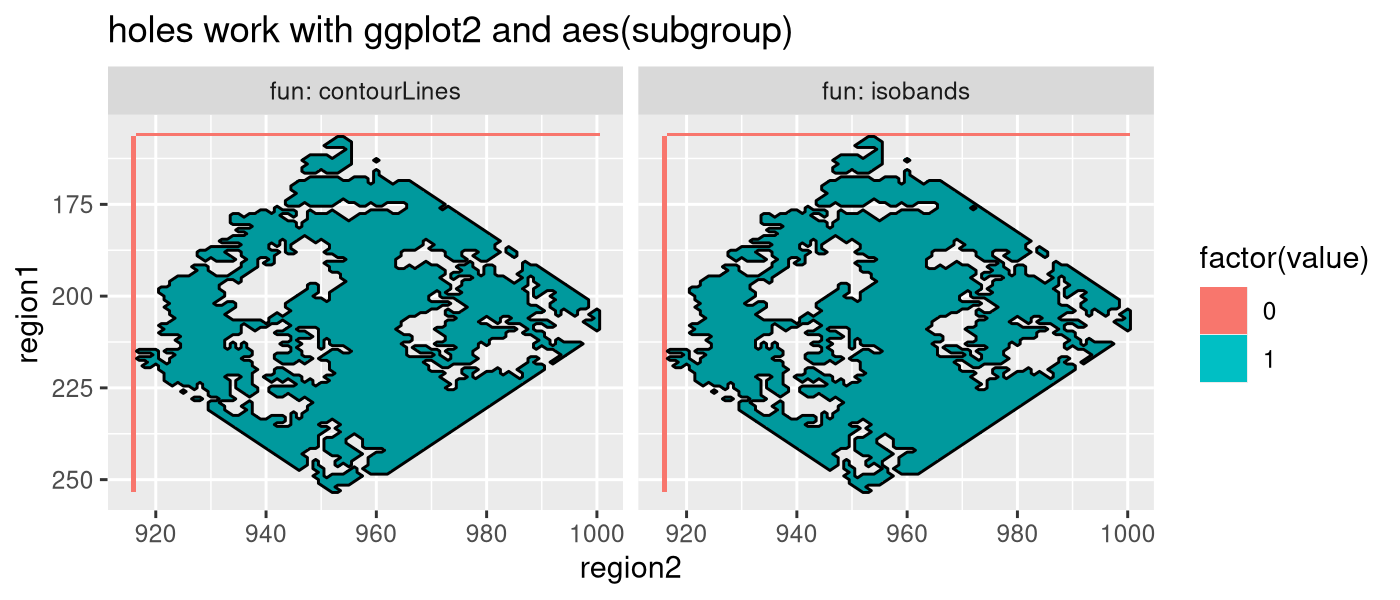

R code for this plot:
library(data.table)
rmax <- 1000
pixel_dt <- fread("hicream_chr1_50000.tsv")[, let(
  Cluster=factor(clust),
  neg.log10.p = -log10(p.value)
)][
  region1<=rmax & region2<=rmax
]
library(ggplot2)

r1r2_xy_mat <- rbind(
  c(0.5, -0.5),
  c(0.5, 0.5))
set_xy <- function(DT, prefix){
  geti <- function(i)DT[[paste0(prefix,i)]]
  DT[, paste0(
    prefix, "_", c("x","y")
  ) := as.data.table(
    cbind(geti(1), geti(2)) %*% r1r2_xy_mat
  )][]
}
set_xy(pixel_dt, "region")

myround <- function(x, bin_size=1, offset=0)round((x+offset)/bin_size)*bin_size
off_list <- list(x=20, y=-24)
for(xy in names(off_list)){
  round_fun <- function(rxy)myround(rxy, 50, off_list[[xy]])
  pixel_dt[, paste0("round_region_",xy) := round_fun(get(paste0("region_",xy)))]
}
add_round_regions <- function(DT)DT[
, round_regions := paste0(round_region_x,",",round_region_y)
][]
add_round_regions(pixel_dt)

show_rr <- "600,350"
show_Cluster <- 73
DT <- pixel_dt[Cluster==show_Cluster & round_regions==show_rr]
dcast_input <- rbind(
  DT[, .(
    region1=seq(min(region1), max(region1)),
    region2=min(region2)-1L,
    value=0
  )],
  DT[, .(
    region1=min(region1)-1L,
    region2=seq(min(region2), max(region2)),
    value=0
  )],
  DT[, .(region1, region2, value=1)])
ggplot()+
  geom_tile(aes(
    region1, region2, fill=factor(value)),
    data=dcast_input)

wide <- dcast(dcast_input, region1 ~ region2, fill=0)
m <- as.matrix(wide[,-1])
isoband::plot_iso(m, 0.5, 1.5)

clust_id_mat <- cbind(rbind(m, 0), 0)
clust_id_dt <- data.table(
  row=as.integer(row(clust_id_mat)),
  col=as.integer(col(clust_id_mat)),
  value=as.numeric(clust_id_mat))
ggplot()+
  theme_bw()+
  geom_tile(aes(
    col, row, fill=factor(value)),
    data=clust_id_dt)+
  scale_y_reverse()+
  coord_equal()+
  scale_fill_manual(values=c(
    "1"="grey50",
    "0"="white"))

exp_one <- function(x)c(x, max(x)+1)
path_list <- contourLines(
  exp_one(wide$region),
  exp_one(as.integer(colnames(m))),
  clust_id_mat, levels=0.5)
band_list <- isoband::isobands(
  exp_one(as.integer(colnames(m))),
  exp_one(wide$region), clust_id_mat, 0.5, 1.5)
xy <- c('x','y')
out_list <- list(
  contourLines=data.table(id=seq_along(path_list))[
  , path_list[[id]][xy]
  , by=id],
  isobands=with(band_list[[1L]], data.table(id, x=y, y=x)))
circ_diff_vec <- function(z)diff(c(z,z[1]))
circ_diff_dt <- function(DT, XY)DT[
, paste0("d",XY) := lapply(.SD, circ_diff_vec), .SDcols=XY]
out_dt_list <- list()
for(fun in names(out_list)){
  out <- out_list[[fun]]
  for(XY in list(xy, paste0("d",xy))){
    circ_diff_dt(out, XY)
  }
  out_dt_list[[fun]] <- out[
  , both_zero := ddx==0 & ddy==0
  ][!c(both_zero[.N], both_zero[-.N]), data.table(fun,id,x,y)]
}
(out_dt <- rbindlist(out_dt_list))

gg <- ggplot()+
  ggtitle("holes work with ggplot2 and aes(subgroup)")+
  geom_tile(aes(
    region2, region1, fill=factor(value)),
    color=NA,
    data=dcast_input)+
  geom_polygon(aes(
    y, x, group=1, subgroup=id),
    alpha=0.2,
    fill="black",
    color="black",
    data=out_dt)+
  scale_y_reverse()+
  facet_grid(. ~ fun, labeller=label_both)
png("figure-pixels-chr1-Cluster73-ggplot2.png", width=7, height=3, units="in", res=200)
print(gg)
dev.off()
